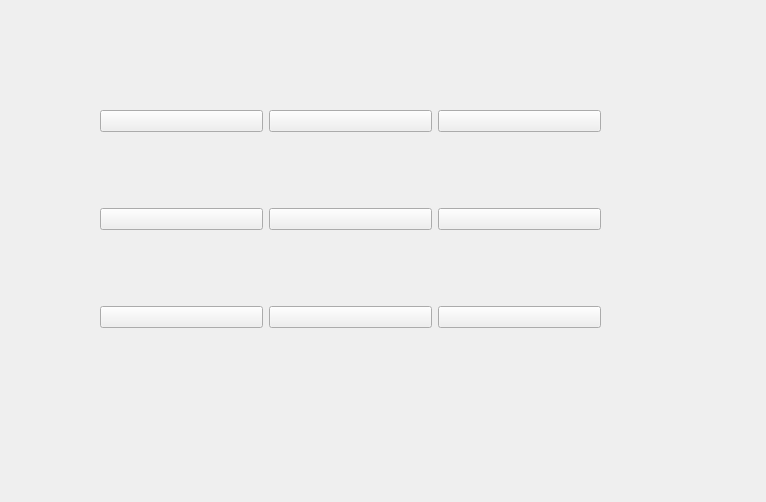
<?xml version="1.0" encoding="UTF-8"?>
<ui version="4.0">
 <class>MainWindow</class>
 <widget class="QMainWindow" name="MainWindow">
  <property name="geometry">
   <rect>
    <x>0</x>
    <y>0</y>
    <width>766</width>
    <height>502</height>
   </rect>
  </property>
  <property name="windowTitle">
   <string>MainWindow</string>
  </property>
  <widget class="QWidget" name="centralwidget">
   <widget class="QWidget" name="gridLayoutWidget">
    <property name="geometry">
     <rect>
      <x>100</x>
      <y>40</y>
      <width>501</width>
      <height>361</height>
     </rect>
    </property>
    <layout class="QGridLayout" name="gridLayout">
     <item row="4" column="2">
      <widget class="QPushButton" name="pushButton_8">
       <property name="text">
        <string/>
       </property>
      </widget>
     </item>
     <item row="3" column="1">
      <widget class="QPushButton" name="pushButton_4">
       <property name="text">
        <string/>
       </property>
      </widget>
     </item>
     <item row="3" column="2">
      <widget class="QPushButton" name="pushButton_5">
       <property name="text">
        <string/>
       </property>
      </widget>
     </item>
     <item row="0" column="1">
      <widget class="QPushButton" name="pushButton">
       <property name="text">
        <string/>
       </property>
      </widget>
     </item>
     <item row="4" column="1">
      <widget class="QPushButton" name="pushButton_7">
       <property name="text">
        <string/>
       </property>
      </widget>
     </item>
     <item row="0" column="2">
      <widget class="QPushButton" name="pushButton_2">
       <property name="text">
        <string/>
       </property>
      </widget>
     </item>
     <item row="0" column="3">
      <widget class="QPushButton" name="pushButton_3">
       <property name="text">
        <string/>
       </property>
      </widget>
     </item>
     <item row="4" column="3">
      <widget class="QPushButton" name="pushButton_9">
       <property name="text">
        <string/>
       </property>
      </widget>
     </item>
     <item row="3" column="3">
      <widget class="QPushButton" name="pushButton_6">
       <property name="text">
        <string/>
       </property>
      </widget>
     </item>
    </layout>
   </widget>
  </widget>
 </widget>
 <resources/>
 <connections/>
</ui>
